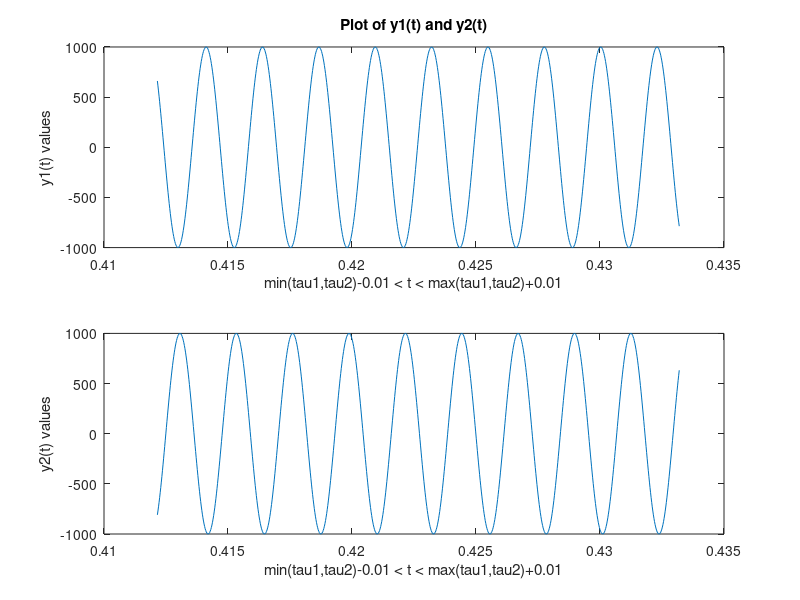

The MATLAB script that drew this image: (Note: this script raises an error after producing the figure.)
a = 0.5; 
b = 100; 
l = 100; 
c = 333.33;

D_a = sqrt(b^2+(l-a)^2);
D_2a = sqrt(b^2+(l-2*a)^2);

tau1 = D_a/c; 
tau2 = D_2a/c;

lowerBound = min(tau1,tau2)-0.01; 
upperBound = max(tau1, tau2)+0.01;

fs = 44100; 
inverseFs = 1/fs;

t = lowerBound:inverseFs:upperBound; 

s = @(t)1000*cos(880*pi*t);

y1 = s(t-tau1); 
y2 = s(t-tau2);

subplot(2,1,1);
plot(t,y1);

title('Plot of y1(t) and y2(t)')
xlabel('min(tau1,tau2)-0.01 < t < max(tau1,tau2)+0.01') 
ylabel('y1(t) values')

subplot(2,1,2);
plot(t,y2);

xlabel('min(tau1,tau2)-0.01 < t < max(tau1,tau2)+0.01') 
ylabel('y2(t) values')

% Now I am going to use the function to generate two signals and I will
% plot the signals

[y1signal, y2signal] = lab1sim(0.5, 100, 100, @(t)1000*cos(880*pi*t));

%Now I want to plot these to see if they are the same as the previous
%plots.

figure();

subplot(2,1,1);
plot(t,y1signal);

title('Function generated y1(t) and y2(t)')
xlabel('min(tau1,tau2)-0.01 < t < max(tau1,tau2)+0.01') 
ylabel('y1(t) values')

subplot(2,1,2);
plot(t,y2signal);

xlabel('min(tau1,tau2)-0.01 < t < max(tau1,tau2)+0.01') 
ylabel('y2(t) values')


%-----------End of Part 2.1-----------%

[y1signalnew, y2signalnew] = lab1simTimeChange(0.5, 100, 100, @(t)1000*cos(880*pi*t));
[C, lags] = xcorr(y1signalnew, y2signalnew);
lags = lags/fs;
figure();
stem(lags,C);

title('C values vs lags')
xlabel('lags/Fs values') 
ylabel('C values')

%-----------End of Part 2.2-----------%


x = linspace(1,100);

for c = x
    [y1test,y2test] = lab1simTimeChange(0.5,100,c,@(t)1000*cos(880*pi*t));
    [thetaTest,Ltest] = lab1est(0.5, 100, y1test, y2test);
    error(c) = 1-(Ltest)/c;
end

figure();
plot(x, error); 

title('Plot of error values)')
xlabel('x values from 0-100') 
ylabel('error values')

%-----------End of Part 2.3-----------%

z1 = y1signalnew.*randn;
z2 = y2signalnew.*randn;

[Cnoise, lagsnoise] = xcorr(z1,z2); 
lagsnoise = lagsnoise/fs;
figure();
stem(lagsnoise,Cnoise);

%Looking at the corresponding lag value, it is now 0.00009, which is higher
%than the previous case we had.

%Doing the previous estimate, we get L is approximately 6 meters.

z3 = y1signalnew.*(randn*100);
z4 = y2signalnew.*(randn*100);

[Cnoise2, lagsnoise2] = xcorr(z3,z4); 
lagsnoise2 = lagsnoise2/fs;
figure();
stem(lagsnoise2,Cnoise2);

%Looking at the corresponding lag value, it is now 0.000091, which is around
%the previous case we had.

%Doing the previous estimate, we get L is approximately 5 meters.

alphaValues = linspace(10,10,150);
N = 1:100; 
errors = [0];

for n = alphaValues
    sum = 0;
    for m = N
    [thetaloop,Lloop] = lab1est(0.5, 100, z1, z2);
    sum = sum + (Lloop - 100)^2;
    end
    errors = [errors sum/100];
end

errors(3:end);
figure();
plot(10:151:150,errors);

title('Errors for different alpha')
xlabel('alpha values') 
ylabel('errors values')

%-----------End of Part 2.4-----------%

%----------Start of Functions----------%
function [y1sig,y2sig] = lab1sim(A, B, L, sig)
twoA = 2*A; 
c = 333.3;
D_a = sqrt(B^2+(L-A)^2);
D_2a = sqrt(B^2+(L-twoA)^2);
tau1 = D_a/c; 
tau2 = D_2a/c;

t = min(tau1,tau2)-0.01:1/44100:max(tau1,tau2)+0.01; 
%t = 0:1/44100:0.5; 

y1sig = sig(t-tau1);
y2sig = sig(t-tau2);
end

function [y1sig,y2sig] = lab1simTimeChange(A, B, L, sig)
twoA = 2*A; 
c = 333.3;
D_a = sqrt(B^2+(L-A)^2);
D_2a = sqrt(B^2+(L-twoA)^2);
tau1 = D_a/c; 
tau2 = D_2a/c;

%t = min(tau1,tau2)-0.01:1/44100:max(tau1,tau2)+0.01; 
t = 0:1/44100:0.5; 

y1sig = sig(t-tau1);
y2sig = sig(t-tau2);
end

function [theta, L] = lab1est(A,B,y1,y2)
[Ctest, lagstest] = xcorr(y1,y2);
peak = max(Ctest);
lagIndex = find(Ctest == peak);
lagIndexFixed = lagstest(lagIndex)/44100;
c = 333.33; 
X = (c/A)*lagIndexFixed;
theta = asin(X);
L = tan(theta)*B;
end